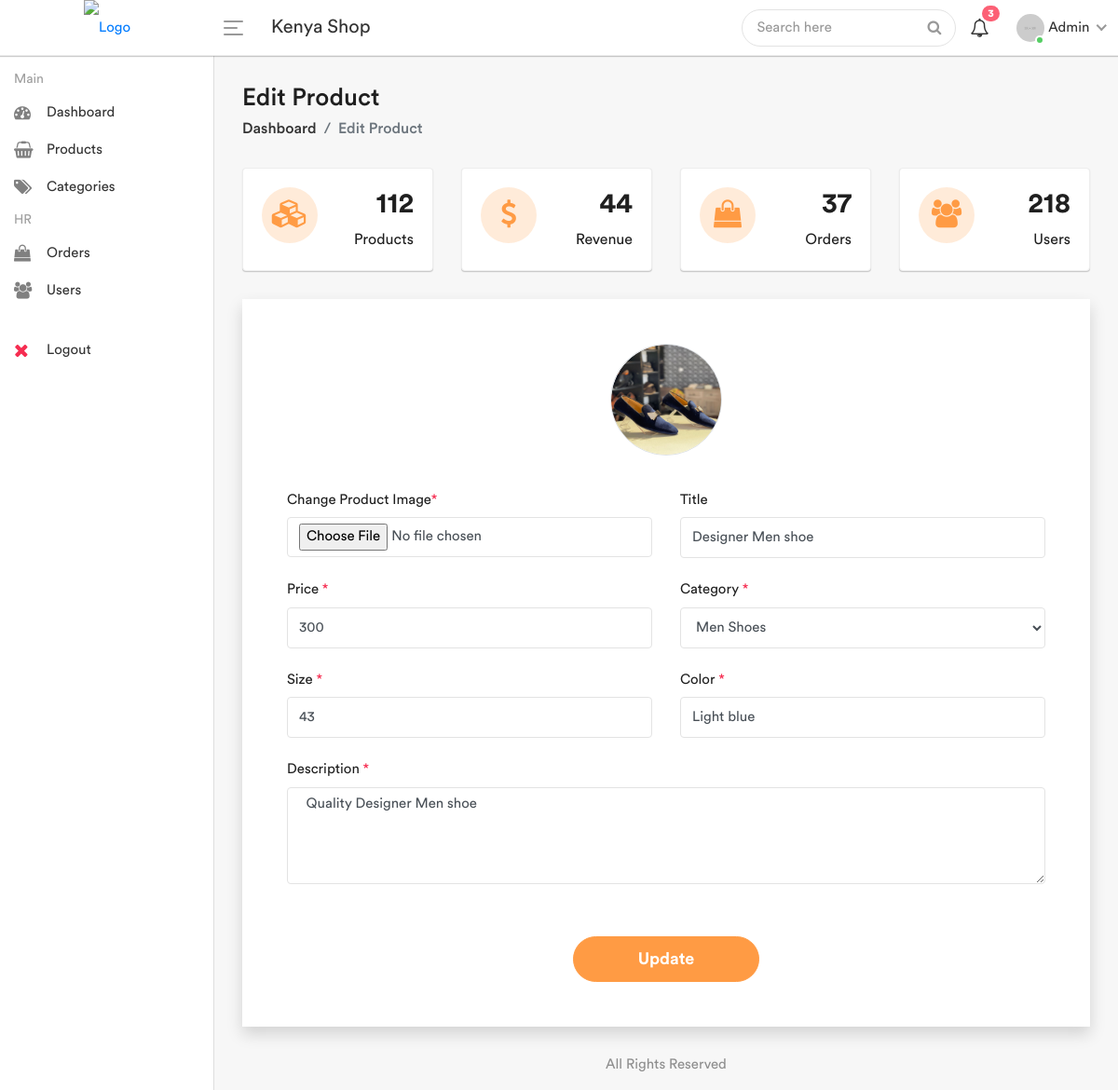
Screenshot of /admin/edit-product.php?pid=81 with the database file from the repository.
### tables this page shows
CREATE TABLE `products` (
  `product_id` int(100) NOT NULL,
  `product_cat` int(100) NOT NULL,
  `product_cat_title` varchar(80) DEFAULT NULL,
  `color` varchar(80) DEFAULT NULL,
  `size` varchar(50) DEFAULT NULL,
  `product_brand` int(100) NOT NULL,
  `product_title` varchar(255) NOT NULL,
  `product_price` int(100) NOT NULL,
  `product_desc` text NOT NULL,
  `product_image` text NOT NULL,
  `product_keywords` text NOT NULL
);

### admin/edit-product.php (the view, shortened to what this page needs)
<?php include_once "include/head.php" ?>
<?php
    include_once "php/config.php";
    if(isset($_GET['pid'])){
        $product_id = $_GET['pid'];
        $select_pdt = "SELECT * FROM products WHERE product_id = '{$product_id}' ";
        $qr_pdt = mysqli_query($con, $select_pdt);
        $row_pdt = mysqli_fetch_assoc($qr_pdt);
        $product_cat_title = $row_pdt['product_cat_title'];
        $product_title = $row_pdt['product_title'];
        $product_price = $row_pdt['product_price'];
        $product_desc = $row_pdt['product_desc'];
        $product_image = $row_pdt['product_image'];
        $product_size = $row_pdt['size'];
        $product_color = $row_pdt['color'];
    }
?>
<body>
    <div class="main-wrapper">
        <?php include_once "include/header.php" ?>
        <?php include_once "include/sidebar.php" ?>
        <div class="page-wrapper">
            <div class="content container-fluid">
                <div class="page-header">
                    <div class="row align-items-center">
                        <div class="col">
                            <h3 class="page-title">Edit Product</h3>
                            <ul class="breadcrumb">
                                <li class="breadcrumb-item"><a href="index.php">Dashboard</a></li>
                                <li class="breadcrumb-item active">Edit Product</li>
                            </ul>
                        </div>
                    </div>
                </div>
                <div class="row">
                    <div class="col-md-6 col-sm-6 col-lg-6 col-xl-3">
                        <div class="card dash-widget">
                            <div class="card-body">
                                <span class="dash-widget-icon"><i class="fa fa-cubes"></i></span>
                                <div class="dash-widget-info">
                                    <h3>112</h3>
                                    <span>Products</span>
                                </div>
                            </div>
                        </div>
                    </div>
                    <div class="col-md-6 col-sm-6 col-lg-6 col-xl-3">
                        <div class="card dash-widget">
                            <div class="card-body">
                                <span class="dash-widget-icon"><i class="fa fa-usd"></i></span>
                                <div class="dash-widget-info">
                                    <h3>44</h3>
                                    <span>Revenue</span>
                                </div>
                            </div>
                        </div>
                    </div>
                    <div class="col-md-6 col-sm-6 col-lg-6 col-xl-3">
                        <div class="card dash-widget">
                            <div class="card-body">
                                <span class="dash-widget-icon"><i class="fa fa-shopping-bag"></i></span>
                                <div class="dash-widget-info">
                                    <h3>37</h3>
                                    <span>Orders</span>
                                </div>
                            </div>
                        </div>
                    </div>
                    <div class="col-md-6 col-sm-6 col-lg-6 col-xl-3">
                        <div class="card dash-widget">
                            <div class="card-body">
                                <span class="dash-widget-icon"><i class="fa fa-users"></i></span>
                                <div class="dash-widget-info">
                                    <h3>218</h3>
                                    <span>Users</span>
                                </div>
                            </div>
                        </div>
                    </div>
                </div>
                <div class="row">
                    <div class="col-md-12 col-12 d-flex">
                        <div class="modal-body p-5 bg-white shadow rounded-1">
                            <form id="product-update-form" enctype="multipart/form-data">
                                <div class="row">
                                    <div class="col-md-12">
                                        <div class="profile-img-wrap edit-img border">
                                            <img class="inline-block" src="../product_images/<?php echo $product_image ?>" alt="">
                                        </div>
                                        <div class="row">
                                            <div class="col-md-6">
                                                <div class="form-group">
                                                    <label class="col-form-label">Change Product Image<span class="text-danger">*</span></label>
                                                    <input name="product-image" id="product-image" class="form-control" type="file">
                                                </div>
                                            </div>
                                            <div class="col-md-6">
                                                <div class="form-group">
                                                    <label class="col-form-label">Title</label>
                                                    <input name="product-title" id="product-title" value="<?php echo $product_title ?>" class="form-control" type="text">
                                                </div>
                                            </div>
                                            <div class="col-md-6">
                                                <div class="form-group">
                                                    <label class="col-form-label">Price <span class="text-danger">*</span></label>
                                                    <input id="product-price" name="product-price" value="<?php echo $product_price ?>" class="form-control" type="number">
                                                </div>
                                            </div>
                                            <div class="col-md-6">
                                                <div class="form-group">
                                                    <label class="col-form-label">Category <span class="text-danger">*</span> </label>
                                                    <select name="product-category" id="product-category" class="select form-control">
                                                        <option selected value="<?php echo $product_cat_title ?>"><?php echo $product_cat_title ?></option>
                                                    </select>
                                                </div>
                                            </div>
                                            <div class="col-md-6">
                                                <div class="form-group">
                                                    <label class="col-form-label">Size <span class="text-danger">*</span></label>
                                                    <input id="product-size" name="product-size" value="<?php echo $product_size ?>" class="form-control" type="text">
                                                </div>
                                            </div>
                                            <div class="col-md-6">
                                                <div class="form-group">
                                                    <label class="col-form-label">Color <span class="text-danger">*</span></label>
                                                    <input id="product-color" name="product-color" value="<?php echo $product_color ?>" class="form-control" type="text">
                                                </div>
                                            </div>
                                            <div class="col-md-12">
                                                <div class="form-group">
                                                    <label class="col-form-label">Description <span class="text-danger">*</span></label>
                                                    <textarea class="form-control" name="product-desc" id="product-desc" cols="30" rows="4"> <?php echo $product_desc ?> </textarea>
                                                </div>
                                            </div>
                                        </div>
                                    </div>
                                </div>
                                <div class="submit-section">
                                    <button class="btn btn-primary product-update-btn submit-btn">Update</button>
                                </div>
                            </form>
						</div>
                    </div>
                </div>
            </div>
            <div class="row">
                <div class="col-12 text-center text-muted mb-3">All Rights Reserved</div>
            </div>
        </div>
    </div>
</body>
</html>

### rows the page displays
products: product_image (picture), product-title "Designer Men shoe", product-price "300", product-category "Men Shoes", product-size "43", product-color "Light blue", product-desc "Quality Designer Men shoe"
